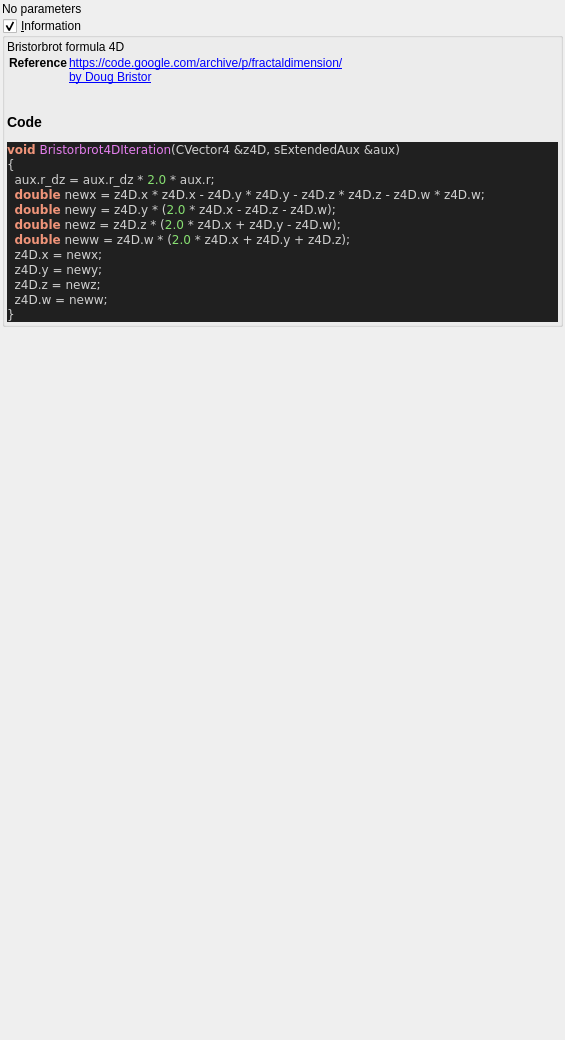
<?xml version="1.0" encoding="UTF-8"?>
<ui version="4.0">
 <class>Form</class>
 <widget class="QWidget" name="Form">
  <property name="geometry">
   <rect>
    <x>0</x>
    <y>0</y>
    <width>565</width>
    <height>1040</height>
   </rect>
  </property>
  <property name="windowTitle">
   <string>Form</string>
  </property>
  <layout class="QVBoxLayout" name="verticalLayout">
   <property name="spacing">
    <number>2</number>
   </property>
   <property name="leftMargin">
    <number>2</number>
   </property>
   <property name="topMargin">
    <number>2</number>
   </property>
   <property name="rightMargin">
    <number>2</number>
   </property>
   <property name="bottomMargin">
    <number>2</number>
   </property>
   <item>
    <widget class="QLabel" name="label">
     <property name="text">
      <string>No parameters</string>
     </property>
    </widget>
   </item>
   <item>
    <widget class="MyGroupBox" name="groupCheck_info">
     <property name="title">
      <string>&amp;Information</string>
     </property>
     <property name="flat">
      <bool>false</bool>
     </property>
     <property name="checkable">
      <bool>true</bool>
     </property>
     <layout class="QVBoxLayout" name="verticalLayout_2">
      <property name="spacing">
       <number>2</number>
      </property>
      <property name="leftMargin">
       <number>2</number>
      </property>
      <property name="topMargin">
       <number>2</number>
      </property>
      <property name="rightMargin">
       <number>2</number>
      </property>
      <property name="bottomMargin">
       <number>2</number>
      </property>
      <item>
       <widget class="QLabel" name="label_code_content">
        <property name="text">
         <string>&lt;p&gt;Bristorbrot formula 4D&lt;/p&gt;&lt;table&gt;
&lt;tr&gt;&lt;th&gt;Reference&lt;/th&gt;&lt;td&gt;&lt;a href=&quot;https://code.google.com/archive/p/fractaldimension/&quot;&gt;https://code.google.com/archive/p/fractaldimension/&lt;br&gt;
&lt;a href=&quot;by Doug Bristor&quot;&gt;by Doug Bristor&lt;br&gt;
&lt;/td&gt;&lt;/tr&gt;
&lt;/table&gt;
&lt;h3&gt;Code&lt;/h3&gt;
&lt;body style=&quot;background-color:#202020&quot;&gt;
&lt;pre style=&quot;color:#d0d0d0; background-color:#202020;  font-family:'Courier New',monospace;&quot;&gt;&lt;span style=&quot;color:#f09479; font-weight:bold&quot;&gt;void&lt;/span&gt; &lt;span style=&quot;color:#e47eed&quot;&gt;Bristorbrot4DIteration&lt;/span&gt;&lt;span style=&quot;color:#d0d0d0&quot;&gt;(&lt;/span&gt;CVector4 &lt;span style=&quot;color:#d0d0d0&quot;&gt;&amp;amp;&lt;/span&gt;z4D&lt;span style=&quot;color:#d0d0d0&quot;&gt;,&lt;/span&gt; sExtendedAux &lt;span style=&quot;color:#d0d0d0&quot;&gt;&amp;amp;&lt;/span&gt;aux&lt;span style=&quot;color:#d0d0d0&quot;&gt;)&lt;/span&gt;
&lt;span style=&quot;color:#d0d0d0&quot;&gt;{&lt;/span&gt;
  aux&lt;span style=&quot;color:#d0d0d0&quot;&gt;.&lt;/span&gt;r_dz &lt;span style=&quot;color:#d0d0d0&quot;&gt;=&lt;/span&gt; aux&lt;span style=&quot;color:#d0d0d0&quot;&gt;.&lt;/span&gt;r_dz &lt;span style=&quot;color:#d0d0d0&quot;&gt;*&lt;/span&gt; &lt;span style=&quot;color:#87df71&quot;&gt;2.0&lt;/span&gt; &lt;span style=&quot;color:#d0d0d0&quot;&gt;*&lt;/span&gt; aux&lt;span style=&quot;color:#d0d0d0&quot;&gt;.&lt;/span&gt;r&lt;span style=&quot;color:#d0d0d0&quot;&gt;;&lt;/span&gt;
  &lt;span style=&quot;color:#f09479; font-weight:bold&quot;&gt;double&lt;/span&gt; newx &lt;span style=&quot;color:#d0d0d0&quot;&gt;=&lt;/span&gt; z4D&lt;span style=&quot;color:#d0d0d0&quot;&gt;.&lt;/span&gt;x &lt;span style=&quot;color:#d0d0d0&quot;&gt;*&lt;/span&gt; z4D&lt;span style=&quot;color:#d0d0d0&quot;&gt;.&lt;/span&gt;x &lt;span style=&quot;color:#d0d0d0&quot;&gt;-&lt;/span&gt; z4D&lt;span style=&quot;color:#d0d0d0&quot;&gt;.&lt;/span&gt;y &lt;span style=&quot;color:#d0d0d0&quot;&gt;*&lt;/span&gt; z4D&lt;span style=&quot;color:#d0d0d0&quot;&gt;.&lt;/span&gt;y &lt;span style=&quot;color:#d0d0d0&quot;&gt;-&lt;/span&gt; z4D&lt;span style=&quot;color:#d0d0d0&quot;&gt;.&lt;/span&gt;z &lt;span style=&quot;color:#d0d0d0&quot;&gt;*&lt;/span&gt; z4D&lt;span style=&quot;color:#d0d0d0&quot;&gt;.&lt;/span&gt;z &lt;span style=&quot;color:#d0d0d0&quot;&gt;-&lt;/span&gt; z4D&lt;span style=&quot;color:#d0d0d0&quot;&gt;.&lt;/span&gt;w &lt;span style=&quot;color:#d0d0d0&quot;&gt;*&lt;/span&gt; z4D&lt;span style=&quot;color:#d0d0d0&quot;&gt;.&lt;/span&gt;w&lt;span style=&quot;color:#d0d0d0&quot;&gt;;&lt;/span&gt;
  &lt;span style=&quot;color:#f09479; font-weight:bold&quot;&gt;double&lt;/span&gt; newy &lt;span style=&quot;color:#d0d0d0&quot;&gt;=&lt;/span&gt; z4D&lt;span style=&quot;color:#d0d0d0&quot;&gt;.&lt;/span&gt;y &lt;span style=&quot;color:#d0d0d0&quot;&gt;* (&lt;/span&gt;&lt;span style=&quot;color:#87df71&quot;&gt;2.0&lt;/span&gt; &lt;span style=&quot;color:#d0d0d0&quot;&gt;*&lt;/span&gt; z4D&lt;span style=&quot;color:#d0d0d0&quot;&gt;.&lt;/span&gt;x &lt;span style=&quot;color:#d0d0d0&quot;&gt;-&lt;/span&gt; z4D&lt;span style=&quot;color:#d0d0d0&quot;&gt;.&lt;/span&gt;z &lt;span style=&quot;color:#d0d0d0&quot;&gt;-&lt;/span&gt; z4D&lt;span style=&quot;color:#d0d0d0&quot;&gt;.&lt;/span&gt;w&lt;span style=&quot;color:#d0d0d0&quot;&gt;);&lt;/span&gt;
  &lt;span style=&quot;color:#f09479; font-weight:bold&quot;&gt;double&lt;/span&gt; newz &lt;span style=&quot;color:#d0d0d0&quot;&gt;=&lt;/span&gt; z4D&lt;span style=&quot;color:#d0d0d0&quot;&gt;.&lt;/span&gt;z &lt;span style=&quot;color:#d0d0d0&quot;&gt;* (&lt;/span&gt;&lt;span style=&quot;color:#87df71&quot;&gt;2.0&lt;/span&gt; &lt;span style=&quot;color:#d0d0d0&quot;&gt;*&lt;/span&gt; z4D&lt;span style=&quot;color:#d0d0d0&quot;&gt;.&lt;/span&gt;x &lt;span style=&quot;color:#d0d0d0&quot;&gt;+&lt;/span&gt; z4D&lt;span style=&quot;color:#d0d0d0&quot;&gt;.&lt;/span&gt;y &lt;span style=&quot;color:#d0d0d0&quot;&gt;-&lt;/span&gt; z4D&lt;span style=&quot;color:#d0d0d0&quot;&gt;.&lt;/span&gt;w&lt;span style=&quot;color:#d0d0d0&quot;&gt;);&lt;/span&gt;
  &lt;span style=&quot;color:#f09479; font-weight:bold&quot;&gt;double&lt;/span&gt; neww &lt;span style=&quot;color:#d0d0d0&quot;&gt;=&lt;/span&gt; z4D&lt;span style=&quot;color:#d0d0d0&quot;&gt;.&lt;/span&gt;w &lt;span style=&quot;color:#d0d0d0&quot;&gt;* (&lt;/span&gt;&lt;span style=&quot;color:#87df71&quot;&gt;2.0&lt;/span&gt; &lt;span style=&quot;color:#d0d0d0&quot;&gt;*&lt;/span&gt; z4D&lt;span style=&quot;color:#d0d0d0&quot;&gt;.&lt;/span&gt;x &lt;span style=&quot;color:#d0d0d0&quot;&gt;+&lt;/span&gt; z4D&lt;span style=&quot;color:#d0d0d0&quot;&gt;.&lt;/span&gt;y &lt;span style=&quot;color:#d0d0d0&quot;&gt;+&lt;/span&gt; z4D&lt;span style=&quot;color:#d0d0d0&quot;&gt;.&lt;/span&gt;z&lt;span style=&quot;color:#d0d0d0&quot;&gt;);&lt;/span&gt;
  z4D&lt;span style=&quot;color:#d0d0d0&quot;&gt;.&lt;/span&gt;x &lt;span style=&quot;color:#d0d0d0&quot;&gt;=&lt;/span&gt; newx&lt;span style=&quot;color:#d0d0d0&quot;&gt;;&lt;/span&gt;
  z4D&lt;span style=&quot;color:#d0d0d0&quot;&gt;.&lt;/span&gt;y &lt;span style=&quot;color:#d0d0d0&quot;&gt;=&lt;/span&gt; newy&lt;span style=&quot;color:#d0d0d0&quot;&gt;;&lt;/span&gt;
  z4D&lt;span style=&quot;color:#d0d0d0&quot;&gt;.&lt;/span&gt;z &lt;span style=&quot;color:#d0d0d0&quot;&gt;=&lt;/span&gt; newz&lt;span style=&quot;color:#d0d0d0&quot;&gt;;&lt;/span&gt;
  z4D&lt;span style=&quot;color:#d0d0d0&quot;&gt;.&lt;/span&gt;w &lt;span style=&quot;color:#d0d0d0&quot;&gt;=&lt;/span&gt; neww&lt;span style=&quot;color:#d0d0d0&quot;&gt;;&lt;/span&gt;
&lt;span style=&quot;color:#d0d0d0&quot;&gt;}&lt;/span&gt;
&lt;/pre&gt;
&lt;/body&gt;</string>
        </property>
        <property name="wordWrap">
         <bool>true</bool>
        </property>
        <property name="openExternalLinks">
         <bool>true</bool>
        </property>
        <property name="textInteractionFlags">
         <set>Qt::LinksAccessibleByMouse|Qt::TextSelectableByMouse</set>
        </property>
       </widget>
      </item>
     </layout>
    </widget>
   </item>
   <item>
    <spacer name="verticalSpacer">
     <property name="orientation">
      <enum>Qt::Vertical</enum>
     </property>
     <property name="sizeHint" stdset="0">
      <size>
       <width>20</width>
       <height>40</height>
      </size>
     </property>
    </spacer>
   </item>
  </layout>
 </widget>
 <customwidgets>
  <customwidget>
   <class>MyGroupBox</class>
   <extends>QGroupBox</extends>
   <header>my_group_box.h</header>
   <container>1</container>
  </customwidget>
 </customwidgets>
 <resources/>
 <connections/>
</ui>
